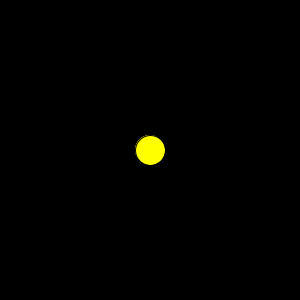
Frame 1 (no input)
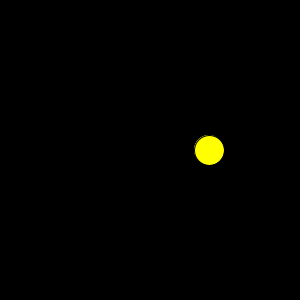
Frame 60 (the mouse pressed at the canvas centre just before this capture)
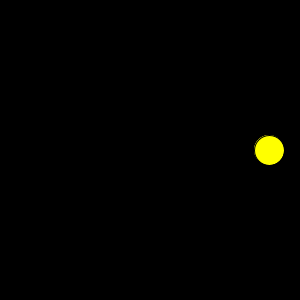
Frame 120 (the mouse held since frame 60 and released just before this capture)

The Processing sketch that drew these frames (run headless with seeded random() and noise(); from frame 60 on, the mouse is pressed at the canvas centre):

// Processing sketch: ex14_01
// ── ex14_01.pde
// 본문 코드: 원 좌우 반사 
// 객체 두 개 생성 (미완성)

Circle c1, c2;

void setup() {
  size(300, 300);
  c1 = new Circle();
  c2 = new Circle();
}

void draw() {
  background(0);
  c1.display();
  c1.move();
  c2.display();
  c2.move();
}

// 클래스 코드

class Circle {
  float c, x, y, d, velocity;

  Circle() {
    c = 255;
    x = width/2;
    y = height/2;
    d = 30;
    velocity = 1;
  }

  void display() {
    fill(c, 255, 0);
    ellipse(x, y, d, d);
  }

  void move() {
    x += velocity;
    if (x < 0 || x > width) {
      velocity *= -1;
    }
  }
}
